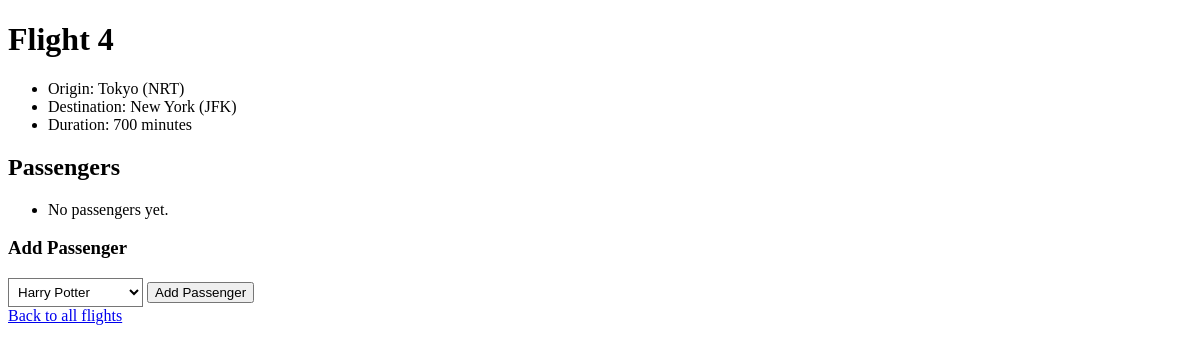
Before: /flights/4 with the older database file.
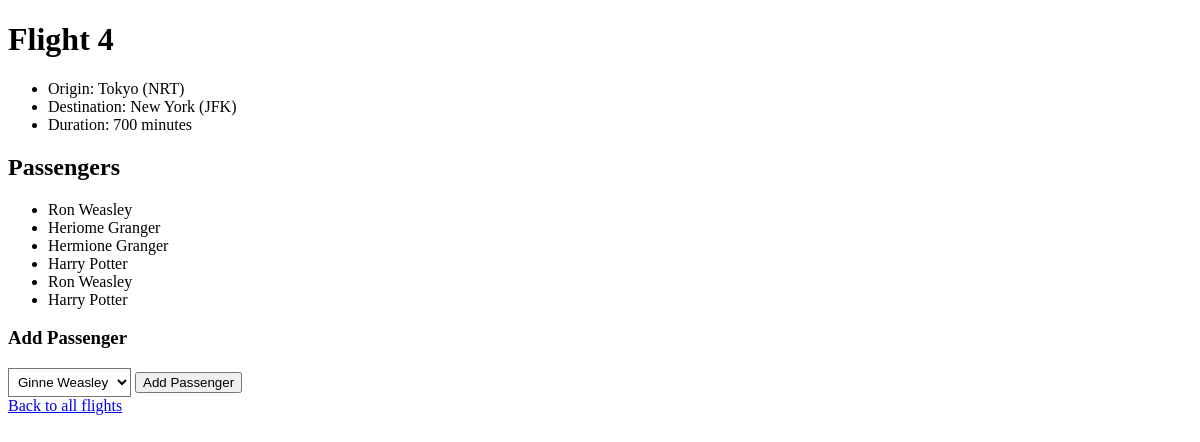
After: the same page with the newer database file.
### flights/models.py (models this page shows)
class Passenger(models.Model):
    first = models.CharField(max_length=64)
    last = models.CharField(max_length=64)
    flights = models.ManyToManyField(Flight, blank=True, related_name="passengers")
    def __str__(self):
        return f"{self.first} {self.last}"

### flights/views.py (the view)
# urls.py: path("<int:flight_id>", views.flight, name="flight"),
def flight(request, flight_id):
    flight = get_object_or_404(Flight, id=flight_id)
    passengers = flight.passengers.all()
    non_passengers = Passenger.objects.exclude(flights=flight)
    print(non_passengers)
    return render(request, "flights/flight.html", {
        "flight": flight,
        "passengers": passengers,
        "non_passengers": non_passengers
    })

### flights/models.py (called while the page is built)
    def __str__(self):
        return f"{self.city} ({self.code})"

### flights/templates/flights/flight.html (shortened to what this page needs)
{% extends "flights/layout.html" %}
{% block body %}
    <h1>Flight {{ flight.id }}</h1>
    <ul>
        <li>Origin: {{ flight.origin }}</li>
        <li>Destination: {{ flight.destination }}</li>
        <li>Duration: {{ flight.duration }} minutes</li>
    </ul>
    <h2>Passengers</h2>
    <ul>
        {% for passenger in passengers %}
            <li>{{ passenger }}</li>
        {% empty %}
            <li>No passengers yet.</li>
        {% endfor %}
    </ul>
    <h3>Add Passenger</h3>
    <form action="{% url 'book' flight.id %}" method="post">
        <select name="passenger" id="passenger-dropdown" style="color: black; background-color: white; padding: 5px;">
            {% for passenger in non_passengers %}
                <option value="{{ passenger.id }}" style="color: black; background-color: white;">
                    {{ passenger }}
                </option>
            {% endfor %}
        </select>
        <input type="submit" value="Add Passenger">
    </form>
    <a href="{% url 'index' %}">Back to all flights</a>
{% endblock %}

Changed rows visible on the page:
now on this page (row unchanged): Passenger: first+last "Ron Weasley"
now on this page (row unchanged): Passenger: first+last "Heriome Granger"
added Passenger: first+last "Hermione Granger"
now on this page (row unchanged): Passenger: first+last "Harry Potter"
added Passenger: first+last "Ron Weasley"
added Passenger: first+last "Harry Potter"
Other visible differences:
form field passenger: "Harry Potter" → "Ginne Weasley"
text no longer shown: "No passengers yet."
